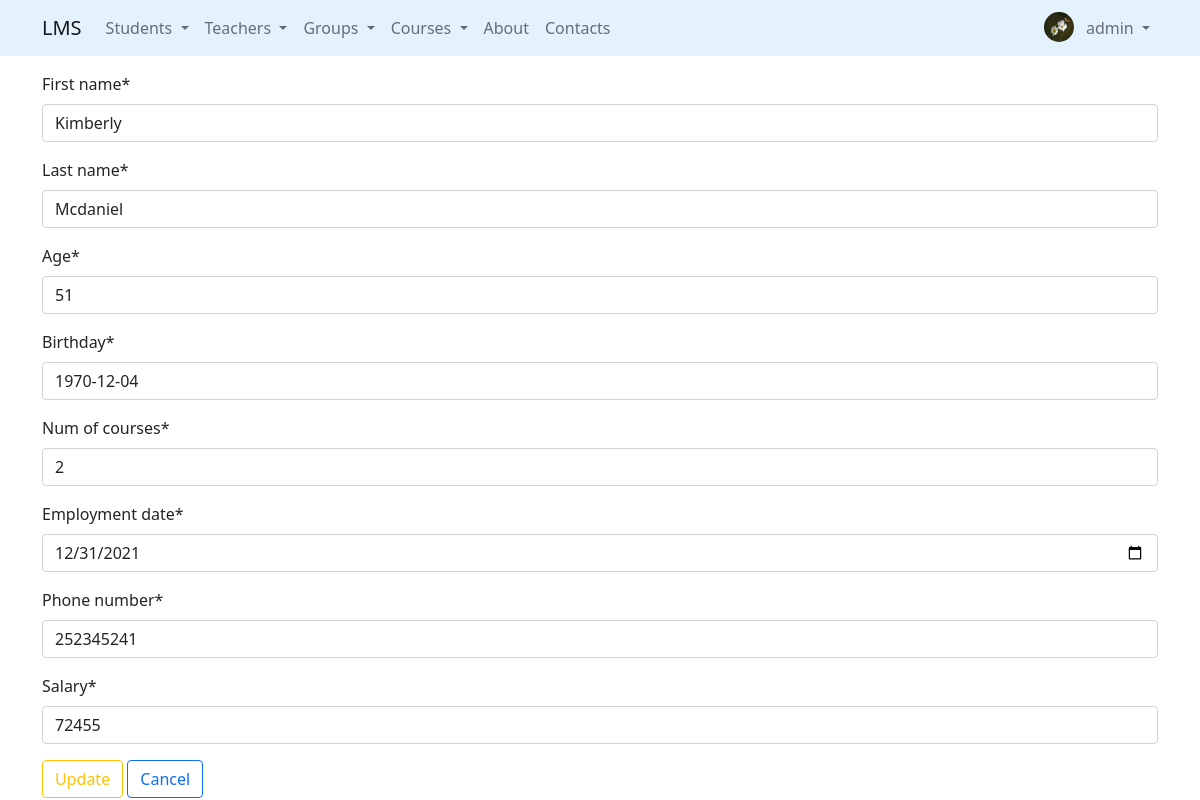
The app's page /teachers/update/21/ (signed in) with its own data.
### accounts/models.py (models this page shows, shortened)
class Profile(models.Model):
    user = models.OneToOneField(to=User, on_delete=models.CASCADE, related_name='profile')
    birthday = models.DateField(null=True, blank=True)
    city = models.CharField(max_length=50, null=True, blank=True)
    avatar = models.ImageField(null=True, blank=True, default='default.png', upload_to='avatars/')

### teachers/models.py (models this page shows, shortened)
class Teacher(Person):
    num_of_courses = models.IntegerField(
        null=True
    )
    employment_date = models.DateField(default=datetime.date.today)
    phone_number = models.CharField(
        max_length=20,
        default='',
    )
    salary = models.PositiveIntegerField(default=1500)
    group = models.ForeignKey(
        Group,
        on_delete=models.SET_NULL,
        null=True,
        related_name='teachers'
    )

### teachers/views.py (the view)
# urls.py: path('update/<int:pk>/', TeacherUpdateView.as_view(), name='update'),
class TeacherUpdateView(LoginRequiredMixin, UpdateView):
    model = Teacher
    form_class = TeacherUpdateForm
    success_url = reverse_lazy('teachers:list')
    template_name = 'teachers/update.html'

### teachers/forms.py
class TeacherUpdateForm(TeacherBaseForm):
    class Meta(TeacherBaseForm.Meta):
        exclude = ['group']

### core/context_processors.py (called while the page is built)
def get_params(request):
    params = request.GET
    if 'page' in params:
        params = copy(params)
        del params['page']
    return {'get_params': f'&{params.urlencode()}' if params else ''}

### teachers/templates/teachers/update.html (shortened to what this page needs)
{% extends 'base.html' %}
{% load crispy_forms_tags %}
{% block content %}
    <form method="post">
        {{ form | crispy }}
        <input class="btn btn-outline-warning" type="submit" value="Update">
        <a class="btn btn-outline-primary" href="{% url 'teachers:list' %}">Cancel</a>
    </form>
{% endblock %}

### templates/includes/navbar.html (shortened to what this page needs)
<nav class="navbar fixed-top navbar-expand-lg navbar-light"
     style="background-color: #e3f2fd;">
    <div class="container">
        <a class="navbar-brand" href="{% url 'index' %}">LMS</a>
        <div class="collapse navbar-collapse" id="navbarSupportedContent">
            <ul class="navbar-nav me-auto mb-2 mb-lg-0">
                {% if user.is_authenticated %}
                <li class="nav-item dropdown">
                    <a class="nav-link dropdown-toggle" href="#" id="navbarDropdown" role="button"
                       data-bs-toggle="dropdown"
                       aria-expanded="false">
                        Students
                    </a>
                </li>
                <li class="nav-item dropdown">
                    <a class="nav-link dropdown-toggle" href="#" id="navbarDropdown" role="button"
                       data-bs-toggle="dropdown"
                       aria-expanded="false">
                        Teachers
                    </a>
                </li>
                <li class="nav-item dropdown">
                    <a class="nav-link dropdown-toggle" href="#" id="navbarDropdown" role="button"
                       data-bs-toggle="dropdown"
                       aria-expanded="false">
                        Groups
                    </a>
                </li>
                <li class="nav-item dropdown">
                    <a class="nav-link dropdown-toggle" href="#" id="navbarDropdown" role="button"
                       data-bs-toggle="dropdown"
                       aria-expanded="false">
                        Courses
                    </a>
                </li>
                <li class="nav-item">
                    <a class="nav-link" href="/about">About</a>
                </li>
                <li class="nav-item">
                    <a class="nav-link" href="/contacts">Contacts</a>
                </li>
                {% endif %}
            </ul>
            <div class="d-flex">
                <ul class="navbar-nav me-auto mb-2 mb-lg-0">
                    {% if user.is_authenticated %}
                    <li class="nav-item">
                          <img class="rounded-circle m-1" src="{{ user.profile.avatar.url }}" width="30" height="30" alt="Avatar">
                    </li>
                    {% endif %}
                    <li class="nav-item dropdown">
                        <a class="nav-link dropdown-toggle" href="#" id="navbarDropdown" role="button"
                           data-bs-toggle="dropdown"
                           aria-expanded="false">
                            {% if user.is_authenticated %}
                            {{ user.username }}
                            {% else %}
                            Account
                            {% endif %}
                        </a>
                    </li>
                </ul>
            </div>
        </div>
    </div>
</nav>

### records on screen
Teacher: first_name "Kimberly", last_name "Mcdaniel", age "51", birthday "1970-12-04", num_of_courses "2", employment_date "12/31/2021", phone_number "252345241", salary "72455"

### other values on screen
{{ user.username }} "admin"
